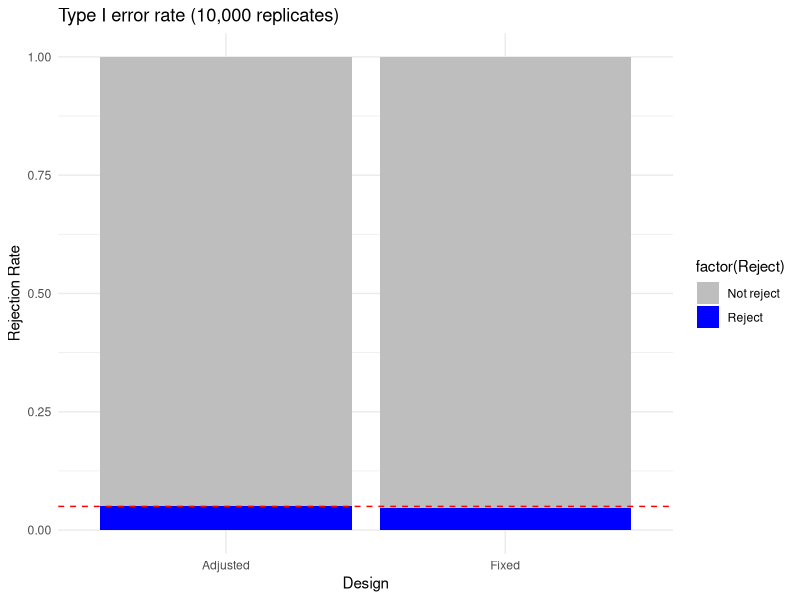

Write R code to recreate this figure.
# 非劣效性试验盲态样本量重估的I类错误模拟
# 目标：验证当真实效应等于非劣效界值时，盲法样本量重估会提高I类错误率
# https://onlinelibrary.wiley.com/doi/epdf/10.1002/bimj.200610373

library(ggplot2)

set.seed(123) # 固定随机种子

### 参数设置
delta <- -0.3     # 非劣效界值 (Δ)
sigma <- 1        # 真实标准差
alpha <- 0.05     # 名义I类错误率
power_target <- 0.8 # 目标功效
n1_per_group <- 20 # 初始每组样本量（内部试点）
sim_num <- 10000  # 模拟次数

### 模拟函数：单次试验流程
simulate_trial <- function(delta, sigma, n1_per_group, power_target, adjust=TRUE) {
  # 生成试点数据（真实效应为Δ，满足H0）
  data_T <- rnorm(n1_per_group, mean = delta, sd = sigma)
  data_C <- rnorm(n1_per_group, mean = 0, sd = sigma)
  
  # 盲法合并数据（忽略组别）
  pooled_data <- c(data_T, data_C)
  n_pilot <- length(pooled_data)
  mean_pilot <- mean(pooled_data)
  var_pilot <- var(pooled_data) # 合并方差估计（含组间差异的偏倚）
  
  if (adjust) {
    # 基于合并方差重新计算样本量（使用非劣效检验公式）
    # 样本量公式：N = 2*(Z_alpha + Z_beta)^2 * sigma^2 / (delta - theta)^2
    # 此处theta=delta（H0下），但实际需根据备择假设调整，这里简化为固定效应
    # 此处假设备择效应theta=delta + 0.1（仅为计算样本量，不影响H0模拟）
    theta_alt <- delta + 0.1 # 假设的备择效应（需根据实际研究设定）
    Za <- qnorm(1 - alpha)
    Zb <- qnorm(power_target)
    N_per_group <- ceiling(2 * (Za + Zb)^2 * var_pilot / (theta_alt - delta)^2)
    N_total <- 2 * max(N_per_group, n1_per_group) # 至少不低于试点样本量
  } else {
    # 固定样本量设计（不调整）
    N_total <- 2 * n1_per_group
  }
  
  # 补充数据（如果需要）
  if (N_total > 2 * n1_per_group) {
    n_add <- N_total - 2 * n1_per_group
    data_T_add <- rnorm(n_add/2, mean = delta, sd = sigma)
    data_C_add <- rnorm(n_add/2, mean = 0, sd = sigma)
    data_T <- c(data_T, data_T_add)
    data_C <- c(data_C, data_C_add)
  }
  
  # 进行单侧t检验（非劣效性检验：H0: mu_T - mu_C <= delta）
  t_test <- t.test(data_T, data_C, alternative = "greater", mu = delta)
  p_value <- t_test$p.value
  reject <- (p_value < alpha)
  
  return(reject)
}

### 运行模拟（有/无样本量重估）
reject_fixed <- replicate(sim_num, simulate_trial(delta, sigma, n1_per_group, power_target, adjust=FALSE))
reject_adjusted <- replicate(sim_num, simulate_trial(delta, sigma, n1_per_group, power_target, adjust=TRUE))

### 计算I类错误率
alpha_act_fixed <- mean(reject_fixed)
alpha_act_adjusted <- mean(reject_adjusted)

### 输出结果
cat(paste0(
  "固定样本量设计的I类错误率: ", round(alpha_act_fixed, 4), "\n",
  "盲态重估设计的I类错误率: ", round(alpha_act_adjusted, 4), "\n"
))

### 可视化结果（拒绝率分布）
df <- data.frame(
  Design = rep(c("Fixed", "Adjusted"), each = sim_num),
  Reject = c(reject_fixed, reject_adjusted)
)
ggplot(df, aes(x = Design, fill = factor(Reject))) +
  geom_bar(position = "fill") +
  geom_hline(yintercept = alpha, linetype = "dashed", color = "red") +
  labs(y = "Rejection Rate", title = "Type I error rate (10,000 replicates)") +
  scale_fill_manual(values = c("gray", "blue"), labels = c("Not reject", "Reject")) +
  theme_minimal()
